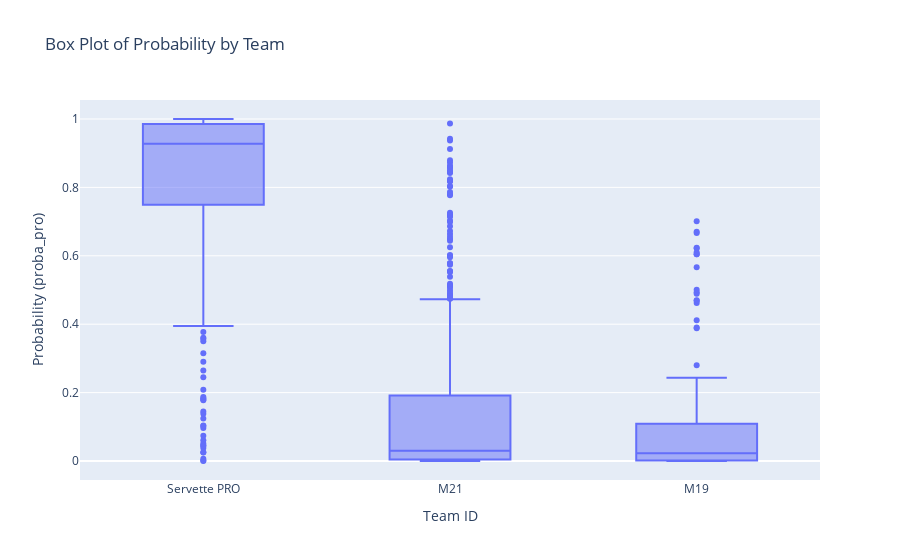

Write notebook code for a chart like this one.
### Code cell
import plotly.express as px
import pandas as pd

# Créer le box plot avec Plotly Express
fig = px.box(
    data,
    x='TEAM_ID',
    y='proba_pro',
    labels={
        'proba_pro': 'Probability (proba_pro)',
        'TEAM_ID': 'Team ID'
    },
    title='Box Plot of Probability by Team'
)

fig.show()

### Figure 1 — Plotly figure (JSON) as saved in the notebook; plotly's stock layout.template omitted (floating-point values rounded to 4 significant figures; data arrays with more than 128 entries replaced by an {"elided": "..."} marker saying what was removed)
{"data": [{"alignmentgroup": "True", "hovertemplate": "Team ID=%{x}<br>Probability (proba_pro)=%{y}<extra></extra>", "legendgroup": "", "marker": {"color": "#636efa"}, "name": "", "notched": false, "offsetgroup": "", "orientation": "v", "showlegend": false, "type": "box", "x": {"elided": "1076 str values"}, "x0": " ", "xaxis": "x", "y": {"elided": "1076 float values"}, "y0": " ", "yaxis": "y"}], "layout": {"boxmode": "group", "legend": {"tracegroupgap": 0}, "title": {"text": "Box Plot of Probability by Team"}, "xaxis": {"anchor": "y", "domain": [0, 1], "title": {"text": "Team ID"}}, "yaxis": {"anchor": "x", "domain": [0, 1], "title": {"text": "Probability (proba_pro)"}}}}
